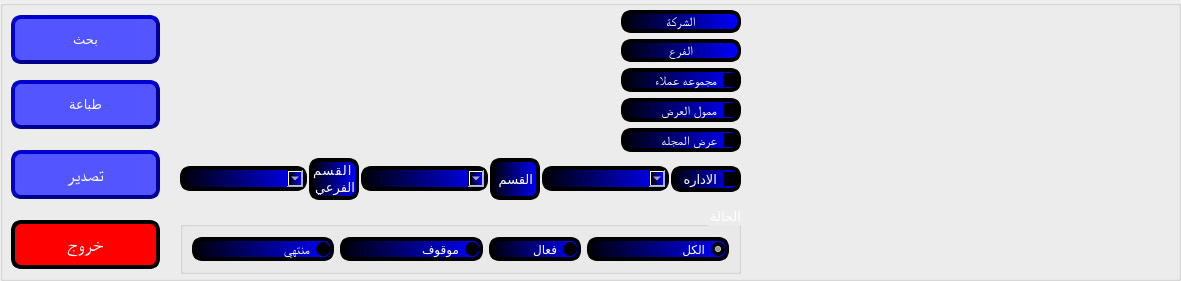
  <widget class="QGroupBox" name="groupBox">
   <property name="geometry">
    <rect>
     <x>10</x>
     <y>10</y>
     <width>1181</width>
     <height>281</height>
    </rect>
   </property>
   <property name="font">
    <font>
     <pointsize>10</pointsize>
     <weight>50</weight>
     <bold>false</bold>
    </font>
   </property>
   <property name="layoutDirection">
    <enum>Qt::LeftToRight</enum>
   </property>
   <property name="styleSheet">
    <string notr="true"/>
   </property>
   <property name="title">
    <string/>
   </property>
   <widget class="QWidget" name="layoutWidget">
    <property name="geometry">
     <rect>
      <x>180</x>
      <y>10</y>
      <width>561</width>
      <height>264</height>
     </rect>
    </property>
    <layout class="QVBoxLayout" name="verticalLayout_9">
     <item>
      <layout class="QGridLayout" name="gridLayout_4">
       <item row="0" column="2">
        <layout class="QVBoxLayout" name="verticalLayout_2">
         <item>
          <widget class="QLabel" name="label_4">
           <property name="maximumSize">
            <size>
             <width>120</width>
             <height>16777215</height>
            </size>
           </property>
           <property name="font">
            <font>
             <family>MS Shell Dlg 2</family>
             <pointsize>10</pointsize>
             <weight>9</weight>
             <italic>false</italic>
             <bold>false</bold>
            </font>
           </property>
           <property name="layoutDirection">
            <enum>Qt::RightToLeft</enum>
           </property>
           <property name="styleSheet">
            <string notr="true">color:white;
background-color: qlineargradient(spread:pad, x1:0, y1:0, x2:1, y2:0, stop:0 rgba(0, 0, 10, 255), stop:1 rgba(0, 0, 255, 255));
border-style: outset;
border-width: 4px;
border-radius: 10px;
border-color:black;
font: 75 10pt &quot;MS Shell Dlg 2&quot;;</string>
           </property>
           <property name="text">
            <string>الشركة</string>
           </property>
           <property name="alignment">
            <set>Qt::AlignCenter</set>
           </property>
           <property name="wordWrap">
            <bool>true</bool>
           </property>
          </widget>
         </item>
         <item>
          <widget class="QLabel" name="label_11">
           <property name="maximumSize">
            <size>
             <width>120</width>
             <height>16777215</height>
            </size>
           </property>
           <property name="font">
            <font>
             <family>MS Shell Dlg 2</family>
             <pointsize>10</pointsize>
             <weight>9</weight>
             <italic>false</italic>
             <bold>false</bold>
            </font>
           </property>
           <property name="layoutDirection">
            <enum>Qt::RightToLeft</enum>
           </property>
           <property name="styleSheet">
            <string notr="true">color:white;
background-color: qlineargradient(spread:pad, x1:0, y1:0, x2:1, y2:0, stop:0 rgba(0, 0, 10, 255), stop:1 rgba(0, 0, 255, 255));
border-style: outset;
border-width: 4px;
border-radius: 10px;
border-color:black;
font: 75 10pt &quot;MS Shell Dlg 2&quot;;</string>
           </property>
           <property name="text">
            <string>الفرع</string>
           </property>
           <property name="alignment">
            <set>Qt::AlignCenter</set>
           </property>
          </widget>
         </item>
         <item>
          <widget class="QCheckBox" name="QcheckBox_customer_group">
           <property name="maximumSize">
            <size>
             <width>120</width>
             <height>16777215</height>
            </size>
           </property>
           <property name="font">
            <font>
             <family>MS Shell Dlg 2</family>
             <pointsize>10</pointsize>
             <weight>9</weight>
             <italic>false</italic>
             <bold>false</bold>
            </font>
           </property>
           <property name="layoutDirection">
            <enum>Qt::RightToLeft</enum>
           </property>
           <property name="styleSheet">
            <string notr="true">color:white;
background-color: qlineargradient(spread:pad, x1:0, y1:0, x2:1, y2:0, stop:0 rgba(0, 0, 10, 255), stop:1 rgba(0, 0, 255, 255));
border-style: outset;
border-width: 4px;
border-radius: 10px;
border-color:black;
font: 75 10pt &quot;MS Shell Dlg 2&quot;;</string>
           </property>
           <property name="text">
            <string>مجموعه عملاء</string>
           </property>
          </widget>
         </item>
         <item>
          <widget class="QCheckBox" name="QcheckBox_sponsor_prom">
           <property name="maximumSize">
            <size>
             <width>120</width>
             <height>16777215</height>
            </size>
           </property>
           <property name="font">
            <font>
             <family>MS Shell Dlg 2</family>
             <pointsize>10</pointsize>
             <weight>9</weight>
             <italic>false</italic>
             <bold>false</bold>
            </font>
           </property>
           <property name="layoutDirection">
            <enum>Qt::RightToLeft</enum>
           </property>
           <property name="styleSheet">
            <string notr="true">color:white;
background-color: qlineargradient(spread:pad, x1:0, y1:0, x2:1, y2:0, stop:0 rgba(0, 0, 10, 255), stop:1 rgba(0, 0, 255, 255));
border-style: outset;
border-width: 4px;
border-radius: 10px;
border-color:black;
font: 75 10pt &quot;MS Shell Dlg 2&quot;;</string>
           </property>
           <property name="text">
            <string>ممول العرض</string>
           </property>
          </widget>
         </item>
         <item>
          <widget class="QCheckBox" name="QcheckBox_magazine">
           <property name="maximumSize">
            <size>
             <width>120</width>
             <height>16777215</height>
            </size>
           </property>
           <property name="font">
            <font>
             <family>MS Shell Dlg 2</family>
             <pointsize>10</pointsize>
             <weight>9</weight>
             <italic>false</italic>
             <bold>false</bold>
            </font>
           </property>
           <property name="layoutDirection">
            <enum>Qt::RightToLeft</enum>
           </property>
           <property name="styleSheet">
            <string notr="true">color:white;
background-color: qlineargradient(spread:pad, x1:0, y1:0, x2:1, y2:0, stop:0 rgba(0, 0, 10, 255), stop:1 rgba(0, 0, 255, 255));
border-style: outset;
border-width: 4px;
border-radius: 10px;
border-color:black;
font: 75 10pt &quot;MS Shell Dlg 2&quot;;</string>
           </property>
           <property name="text">
            <string>عرض المجله</string>
           </property>
          </widget>
         </item>
        </layout>
       </item>
       <item row="0" column="1">
        <layout class="QGridLayout" name="gridLayout_3"/>
       </item>
       <item row="0" column="0">
        <layout class="QGridLayout" name="gridLayout_6"/>
       </item>
       <item row="1" column="0" colspan="3">
        <layout class="QHBoxLayout" name="horizontalLayout_4">
         <property name="spacing">
          <number>2</number>
         </property>
         <item>
          <widget class="QComboBox" name="Qcombo_classification">
           <property name="enabled">
            <bool>false</bool>
           </property>
           <property name="styleSheet">
            <string notr="true">color:white;
background-color: qlineargradient(spread:pad, x1:0, y1:0, x2:1, y2:0, stop:0 rgba(0, 0, 10, 255), stop:1 rgba(0, 0, 255, 255));
border-style: outset;
border-width: 4px;
border-radius: 10px;
border-color:black;
font: 75 10pt &quot;MS Shell Dlg 2&quot;;</string>
           </property>
          </widget>
         </item>
         <item>
          <widget class="QLabel" name="label_5">
           <property name="sizePolicy">
            <sizepolicy hsizetype="Fixed" vsizetype="Fixed">
             <horstretch>0</horstretch>
             <verstretch>0</verstretch>
            </sizepolicy>
           </property>
           <property name="minimumSize">
            <size>
             <width>50</width>
             <height>0</height>
            </size>
           </property>
           <property name="maximumSize">
            <size>
             <width>50</width>
             <height>16777215</height>
            </size>
           </property>
           <property name="layoutDirection">
            <enum>Qt::RightToLeft</enum>
           </property>
           <property name="styleSheet">
            <string notr="true">color:white;
background-color: qlineargradient(spread:pad, x1:0, y1:0, x2:1, y2:0, stop:0 rgba(0, 0, 10, 255), stop:1 rgba(0, 0, 255, 255));
border-style: outset;
border-width: 4px;
border-radius: 10px;
border-color:black;
font: 75 10pt &quot;MS Shell Dlg 2&quot;;</string>
           </property>
           <property name="text">
            <string>القسم الفرعي</string>
           </property>
           <property name="alignment">
            <set>Qt::AlignJustify|Qt::AlignVCenter</set>
           </property>
           <property name="wordWrap">
            <bool>true</bool>
           </property>
          </widget>
         </item>
         <item>
          <widget class="QComboBox" name="Qcombo_section">
           <property name="enabled">
            <bool>false</bool>
           </property>
           <property name="styleSheet">
            <string notr="true">color:white;
background-color: qlineargradient(spread:pad, x1:0, y1:0, x2:1, y2:0, stop:0 rgba(0, 0, 10, 255), stop:1 rgba(0, 0, 255, 255));
border-style: outset;
border-width: 4px;
border-radius: 10px;
border-color:black;
font: 75 10pt &quot;MS Shell Dlg 2&quot;;</string>
           </property>
          </widget>
         </item>
         <item>
          <widget class="QLabel" name="label_2">
           <property name="minimumSize">
            <size>
             <width>50</width>
             <height>0</height>
            </size>
           </property>
           <property name="maximumSize">
            <size>
             <width>50</width>
             <height>16777215</height>
            </size>
           </property>
           <property name="layoutDirection">
            <enum>Qt::RightToLeft</enum>
           </property>
           <property name="styleSheet">
            <string notr="true">color:white;
background-color: qlineargradient(spread:pad, x1:0, y1:0, x2:1, y2:0, stop:0 rgba(0, 0, 10, 255), stop:1 rgba(0, 0, 255, 255));
border-style: outset;
border-width: 4px;
border-radius: 10px;
border-color:black;
font: 75 10pt &quot;MS Shell Dlg 2&quot;;</string>
           </property>
           <property name="text">
            <string>القسم</string>
           </property>
          </widget>
         </item>
         <item>
          <widget class="QComboBox" name="Qcombo_department">
           <property name="enabled">
            <bool>false</bool>
           </property>
           <property name="contextMenuPolicy">
            <enum>Qt::NoContextMenu</enum>
           </property>
           <property name="styleSheet">
            <string notr="true">color:white;
background-color: qlineargradient(spread:pad, x1:0, y1:0, x2:1, y2:0, stop:0 rgba(0, 0, 10, 255), stop:1 rgba(0, 0, 255, 255));
border-style: outset;
border-width: 4px;
border-radius: 10px;
border-color:black;
font: 75 10pt &quot;MS Shell Dlg 2&quot;;</string>
           </property>
          </widget>
         </item>
         <item>
          <widget class="QCheckBox" name="QcheckBox_department">
           <property name="minimumSize">
            <size>
             <width>70</width>
             <height>0</height>
            </size>
           </property>
           <property name="maximumSize">
            <size>
             <width>70</width>
             <height>16777215</height>
            </size>
           </property>
           <property name="layoutDirection">
            <enum>Qt::RightToLeft</enum>
           </property>
           <property name="styleSheet">
            <string notr="true">color:white;
background-color: qlineargradient(spread:pad, x1:0, y1:0, x2:1, y2:0, stop:0 rgba(0, 0, 10, 255), stop:1 rgba(0, 0, 255, 255));
border-style: outset;
border-width: 4px;
border-radius: 10px;
border-color:black;
font: 75 10pt &quot;MS Shell Dlg 2&quot;;</string>
           </property>
           <property name="text">
            <string>الاداره</string>
           </property>
          </widget>
         </item>
        </layout>
       </item>
      </layout>
     </item>
     <item>
      <widget class="QGroupBox" name="groupBox_6">
       <property name="layoutDirection">
        <enum>Qt::RightToLeft</enum>
       </property>
       <property name="styleSheet">
        <string notr="true">color:white;
font: 75 10pt &quot;MS Shell Dlg 2&quot;;</string>
       </property>
       <property name="title">
        <string>الحالة</string>
       </property>
       <layout class="QGridLayout" name="gridLayout_7">
        <item row="0" column="1">
         <widget class="QRadioButton" name="radioBtnPromAll">
          <property name="sizePolicy">
           <sizepolicy hsizetype="Minimum" vsizetype="Fixed">
            <horstretch>0</horstretch>
            <verstretch>0</verstretch>
           </sizepolicy>
          </property>
          <property name="autoFillBackground">
           <bool>false</bool>
          </property>
          <property name="styleSheet">
           <string notr="true">color:white;
background-color: qlineargradient(spread:pad, x1:0, y1:0, x2:1, y2:0, stop:0 rgba(0, 0, 10, 255), stop:1 rgba(0, 0, 255, 255));
border-style: outset;
border-width: 4px;
border-radius: 10px;
border-color:black;
font: 75 10pt &quot;MS Shell Dlg 2&quot;;</string>
          </property>
          <property name="text">
           <string>الكل</string>
          </property>
          <property name="checked">
           <bool>true</bool>
          </property>
         </widget>
        </item>
        <item row="0" column="0">
         <layout class="QGridLayout" name="gridLayout_5"/>
        </item>
        <item row="0" column="4">
         <widget class="QRadioButton" name="radioBtnPromExpired">
          <property name="font">
           <font>
            <family>MS Shell Dlg 2</family>
            <pointsize>10</pointsize>
            <weight>9</weight>
            <italic>false</italic>
            <bold>false</bold>
           </font>
          </property>
          <property name="styleSheet">
           <string notr="true">color:white;
background-color: qlineargradient(spread:pad, x1:0, y1:0, x2:1, y2:0, stop:0 rgba(0, 0, 10, 255), stop:1 rgba(0, 0, 255, 255));
border-style: outset;
border-width: 4px;
border-radius: 10px;
border-color:black;
font: 75 10pt &quot;MS Shell Dlg 2&quot;;</string>
          </property>
          <property name="text">
           <string>منتهي</string>
          </property>
         </widget>
        </item>
        <item row="0" column="3">
         <widget class="QRadioButton" name="radioBtnPromStop">
          <property name="styleSheet">
           <string notr="true">color:white;
background-color: qlineargradient(spread:pad, x1:0, y1:0, x2:1, y2:0, stop:0 rgba(0, 0, 10, 255), stop:1 rgba(0, 0, 255, 255));
border-style: outset;
border-width: 4px;
border-radius: 10px;
border-color:black;
font: 75 10pt &quot;MS Shell Dlg 2&quot;;</string>
          </property>
          <property name="text">
           <string>موقوف</string>
          </property>
         </widget>
        </item>
        <item row="0" column="2">
         <widget class="QRadioButton" name="radioBtnPromActive">
          <property name="sizePolicy">
           <sizepolicy hsizetype="Fixed" vsizetype="Fixed">
            <horstretch>0</horstretch>
            <verstretch>0</verstretch>
           </sizepolicy>
          </property>
          <property name="minimumSize">
           <size>
            <width>92</width>
            <height>0</height>
           </size>
          </property>
          <property name="styleSheet">
           <string notr="true">color:white;
background-color: qlineargradient(spread:pad, x1:0, y1:0, x2:1, y2:0, stop:0 rgba(0, 0, 10, 255), stop:1 rgba(0, 0, 255, 255));
border-style: outset;
border-width: 4px;
border-radius: 10px;
border-color:black;
font: 75 10pt &quot;MS Shell Dlg 2&quot;;</string>
          </property>
          <property name="text">
           <string>فعال</string>
          </property>
         </widget>
        </item>
       </layout>
      </widget>
     </item>
    </layout>
   </widget>
   <widget class="QPushButton" name="Qbtn_print">
    <property name="geometry">
     <rect>
      <x>11</x>
      <y>80</y>
      <width>149</width>
      <height>49</height>
     </rect>
    </property>
    <property name="sizePolicy">
     <sizepolicy hsizetype="Preferred" vsizetype="Preferred">
      <horstretch>0</horstretch>
      <verstretch>0</verstretch>
     </sizepolicy>
    </property>
    <property name="minimumSize">
     <size>
      <width>149</width>
      <height>49</height>
     </size>
    </property>
    <property name="maximumSize">
     <size>
      <width>149</width>
      <height>31</height>
     </size>
    </property>
    <property name="styleSheet">
     <string notr="true">QPushButton{
                                        background-color: #5356ff;
                                        border-style: outset;
                                        border-width: 4px;
                                        border-radius: 10px;
                                        border-color: darkblue;
                    color:white;
	font: 75 14pt &quot;MS Shell Dlg 2&quot;;
	                                    }
                                        QPushButton:hover {
                                        background: qradialgradient(
                                        cx: 0.3, cy: -0.4, fx: 0.3, fy: -0.4,
                                        radius: 1.35, stop: 0 #3a0dab, stop: 1 #a5a5ff
                                        );
                                        }
                                        QPushButton:pressed {
                                        border-style: inset;
                                        background: qradialgradient(
                                        cx: 0.4, cy: -0.1, fx: 0.4, fy: -0.1,
                                        radius: 1.35, stop: 0 #a5a5ff, stop: 1 #3a0dab
                                        );
                                        }
</string>
    </property>
    <property name="text">
     <string>طباعة</string>
    </property>
   </widget>
   <widget class="QPushButton" name="Qbtn_search">
    <property name="enabled">
     <bool>true</bool>
    </property>
    <property name="geometry">
     <rect>
      <x>11</x>
      <y>15</y>
      <width>149</width>
      <height>49</height>
     </rect>
    </property>
    <property name="sizePolicy">
     <sizepolicy hsizetype="Preferred" vsizetype="Preferred">
      <horstretch>0</horstretch>
      <verstretch>0</verstretch>
     </sizepolicy>
    </property>
    <property name="minimumSize">
     <size>
      <width>149</width>
      <height>49</height>
     </size>
    </property>
    <property name="maximumSize">
     <size>
      <width>149</width>
      <height>31</height>
     </size>
    </property>
    <property name="styleSheet">
     <string notr="true">QPushButton{
                                        background-color: #5356ff;
                                        border-style: outset;
                                        border-width: 4px;
                                        border-radius: 10px;
                                        border-color: darkblue;
                    color:white;
	font: 75 14pt &quot;MS Shell Dlg 2&quot;;
	                                    }
                                        QPushButton:hover {
                                        background: qradialgradient(
                                        cx: 0.3, cy: -0.4, fx: 0.3, fy: -0.4,
                                        radius: 1.35, stop: 0 #3a0dab, stop: 1 #a5a5ff
                                        );
                                        }
                                        QPushButton:pressed {
                                        border-style: inset;
                                        background: qradialgradient(
                                        cx: 0.4, cy: -0.1, fx: 0.4, fy: -0.1,
                                        radius: 1.35, stop: 0 #a5a5ff, stop: 1 #3a0dab
                                        );
                                        }
</string>
    </property>
    <property name="text">
     <string>بحث</string>
    </property>
   </widget>
   <widget class="QPushButton" name="Qbtn_exprot">
    <property name="geometry">
     <rect>
      <x>11</x>
      <y>150</y>
      <width>149</width>
      <height>49</height>
     </rect>
    </property>
    <property name="sizePolicy">
     <sizepolicy hsizetype="Preferred" vsizetype="Preferred">
      <horstretch>0</horstretch>
      <verstretch>0</verstretch>
     </sizepolicy>
    </property>
    <property name="minimumSize">
     <size>
      <width>149</width>
      <height>49</height>
     </size>
    </property>
    <property name="maximumSize">
     <size>
      <width>149</width>
      <height>31</height>
     </size>
    </property>
    <property name="font">
     <font>
      <family>MS Shell Dlg 2</family>
      <pointsize>14</pointsize>
      <weight>9</weight>
      <italic>false</italic>
      <bold>false</bold>
     </font>
    </property>
    <property name="styleSheet">
     <string notr="true">QPushButton{
                                        background-color: #5356ff;
                                        border-style: outset;
                                        border-width: 4px;
                                        border-radius: 10px;
                                        border-color: darkblue;
                    color:white;
	font: 75 14pt &quot;MS Shell Dlg 2&quot;;
	                                    }
                                        QPushButton:hover {
                                        background: qradialgradient(
                                        cx: 0.3, cy: -0.4, fx: 0.3, fy: -0.4,
                                        radius: 1.35, stop: 0 #3a0dab, stop: 1 #a5a5ff
                                        );
                                        }
                                        QPushButton:pressed {
                                        border-style: inset;
                                        background: qradialgradient(
                                        cx: 0.4, cy: -0.1, fx: 0.4, fy: -0.1,
                                        radius: 1.35, stop: 0 #a5a5ff, stop: 1 #3a0dab
                                        );
                                        }
</string>
    </property>
    <property name="text">
     <string>تصدير</string>
    </property>
   </widget>
   <widget class="QPushButton" name="Qbtn_exit">
    <property name="geometry">
     <rect>
      <x>11</x>
      <y>220</y>
      <width>149</width>
      <height>49</height>
     </rect>
    </property>
    <property name="sizePolicy">
     <sizepolicy hsizetype="Preferred" vsizetype="Preferred">
      <horstretch>0</horstretch>
      <verstretch>0</verstretch>
     </sizepolicy>
    </property>
    <property name="minimumSize">
     <size>
      <width>149</width>
      <height>49</height>
     </size>
    </property>
    <property name="maximumSize">
     <size>
      <width>149</width>
      <height>31</height>
     </size>
    </property>
    <property name="font">
     <font>
      <family>MS Shell Dlg 2</family>
      <pointsize>14</pointsize>
      <weight>9</weight>
      <italic>false</italic>
      <bold>false</bold>
     </font>
    </property>
    <property name="styleSheet">
     <string notr="true">QPushButton{
                                        background-color: red;
                                        border-style: outset;
                                        border-width: 4px;
                                        border-radius: 10px;
                                        border-color: whitered;
                    color:white;
	font: 75 14pt &quot;MS Shell Dlg 2&quot;;
	                                    }
                                        QPushButton:hover {
                                        background: qradialgradient(
                                        cx: 0.3, cy: -0.4, fx: 0.3, fy: -0.4,
                                        radius: 1.35, stop: 0 #ff0000, stop: 1 #ff8888
                                        );
                                        }
                                        QPushButton:pressed {
                                        border-style: inset;
                                        background: qradialgradient(
                                        cx: 0.4, cy: -0.1, fx: 0.4, fy: -0.1,
                                        radius: 1.35, stop: 0 #ff8888, stop: 1 #ff0000
                                        );
                                        }
</string>
    </property>
    <property name="text">
     <string>خروج</string>
    </property>
   </widget>
  </widget>
